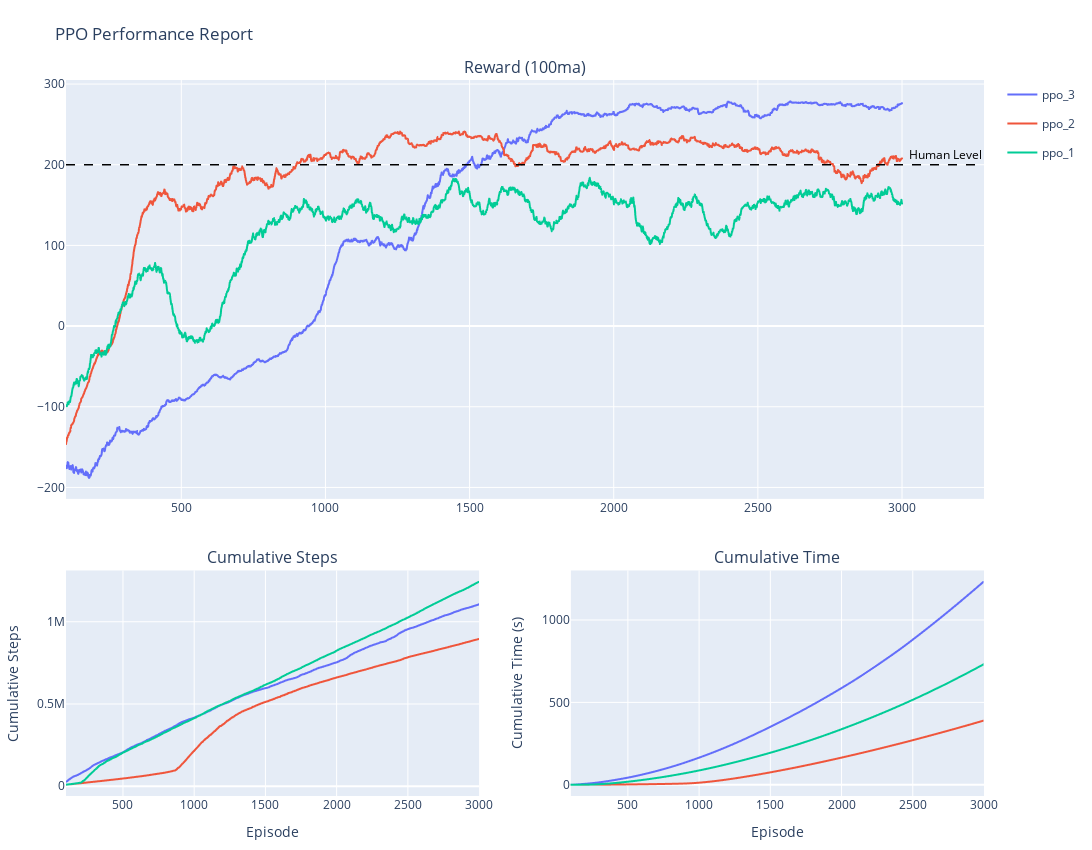

The cell this chart's notebook holds for it:
### Code cell
df = data.copy()

model_name = 'PPO'
filer = 'ppo'

df = df[df['id'].str.contains(filer)]
x_min = df[df.id.str.contains(filer)]['episode'].min()
x_max = df[df.id.str.contains(filer)]['episode'].max()

final_values = df.groupby('id')['reward_100ma'].last().sort_values(ascending=False)
category_orders = {'id': final_values.index.tolist()}

dqn_reward = px.line(df, x='episode', y='reward_100ma', color='id', 
               title="Model Performance Comparison", width=1200, height=600,
               category_orders=category_orders)



fig = make_subplots(rows=2, cols=2, 
                   subplot_titles=("Reward (100ma)", "Cumulative Steps", "Cumulative Time"),
                   vertical_spacing=0.1,
                   column_widths=[0.5, 0.5],
                   row_heights=[0.65, 0.35],  
                   specs=[[{"colspan": 2}, None], [{}, {}]])

# Fix the typo in the filter: 'dnq' should be 'dqn'
fig_ppo_reward = px.line(df, x='episode', y='reward_100ma', color='id', title=f'{model_name} Reward (100ma)', width=1000, height=500)
fig_ppo_cumls_steps = px.line(df, x='episode', y='cumls_steps', color='id', title=f'{model_name} Cumulative Steps', width=1000, height=500)
fig_ppo_cumls_time = px.line(df, x='episode', y='cumls_time', color='id', title=f'{model_name} Cumulative Time', width=1000, height=500)

used_names = set()  
for trace in dqn_reward.data:
    if trace.name in used_names:
        trace.showlegend = False
    else:
        used_names.add(trace.name)
    fig.add_trace(trace, row=1, col=1)
    
for trace in fig_ppo_cumls_steps.data:
    trace.showlegend = False
    fig.add_trace(trace, row=2, col=1)
    
for trace in fig_ppo_cumls_time.data:
    trace.showlegend = False
    fig.add_trace(trace, row=2, col=2)


fig.add_annotation(
    x=x_max, y=200, text="Human Level", showarrow=False,
    xanchor="left", xshift=5, yshift=10,  
    font=dict(color="black", size=12),
    row=1, col=1
)

fig.add_hline(
    y=200,
    line=dict(color="black", width=1.5, dash="dash"),
    row=1, col=1
)

# Update axis titles for better clarity
fig.update_xaxes(title_text="Episode", row=2, col=1)
fig.update_xaxes(title_text="Episode", row=2, col=2)
fig.update_yaxes(title_text="Cumulative Steps", row=2, col=1)
fig.update_yaxes(title_text="Cumulative Time (s)", row=2, col=2)

fig.update_layout(
    height=850,
    width=1300,
    title_text=f"{model_name} Performance Report",
    hovermode="x unified", 
    margin=dict(t=80, l=50, r=50, b=50)
)

### Figure 1 — Plotly figure (JSON) as saved in the notebook; plotly's stock layout.template omitted (floating-point values rounded to 4 significant figures; data arrays with more than 128 entries replaced by an {"elided": "..."} marker saying what was removed)
{"data": [{"hovertemplate": "id=ppo_3<br>episode=%{x}<br>reward_100ma=%{y}<extra></extra>", "legendgroup": "ppo_3", "line": {"color": "#636efa", "dash": "solid"}, "marker": {"symbol": "circle"}, "mode": "lines", "name": "ppo_3", "showlegend": true, "type": "scattergl", "x": {"elided": "2901 int values"}, "xaxis": "x", "y": {"elided": "2901 float values"}, "yaxis": "y"}, {"hovertemplate": "id=ppo_2<br>episode=%{x}<br>reward_100ma=%{y}<extra></extra>", "legendgroup": "ppo_2", "line": {"color": "#EF553B", "dash": "solid"}, "marker": {"symbol": "circle"}, "mode": "lines", "name": "ppo_2", "showlegend": true, "type": "scattergl", "x": {"elided": "2901 int values"}, "xaxis": "x", "y": {"elided": "2901 float values"}, "yaxis": "y"}, {"hovertemplate": "id=ppo_1<br>episode=%{x}<br>reward_100ma=%{y}<extra></extra>", "legendgroup": "ppo_1", "line": {"color": "#00cc96", "dash": "solid"}, "marker": {"symbol": "circle"}, "mode": "lines", "name": "ppo_1", "showlegend": true, "type": "scattergl", "x": {"elided": "2901 int values"}, "xaxis": "x", "y": {"elided": "2901 float values"}, "yaxis": "y"}, {"hovertemplate": "id=ppo_1<br>episode=%{x}<br>cumls_steps=%{y}<extra></extra>", "legendgroup": "ppo_1", "line": {"color": "#636efa", "dash": "solid"}, "marker": {"symbol": "circle"}, "mode": "lines", "name": "ppo_1", "showlegend": false, "type": "scattergl", "x": {"elided": "2901 int values"}, "xaxis": "x2", "y": {"elided": "2901 int values"}, "yaxis": "y2"}, {"hovertemplate": "id=ppo_3<br>episode=%{x}<br>cumls_steps=%{y}<extra></extra>", "legendgroup": "ppo_3", "line": {"color": "#EF553B", "dash": "solid"}, "marker": {"symbol": "circle"}, "mode": "lines", "name": "ppo_3", "showlegend": false, "type": "scattergl", "x": {"elided": "2901 int values"}, "xaxis": "x2", "y": {"elided": "2901 int values"}, "yaxis": "y2"}, {"hovertemplate": "id=ppo_2<br>episode=%{x}<br>cumls_steps=%{y}<extra></extra>", "legendgroup": "ppo_2", "line": {"color": "#00cc96", "dash": "solid"}, "marker": {"symbol": "circle"}, "mode": "lines", "name": "ppo_2", "showlegend": false, "type": "scattergl", "x": {"elided": "2901 int values"}, "xaxis": "x2", "y": {"elided": "2901 int values"}, "yaxis": "y2"}, {"hovertemplate": "id=ppo_1<br>episode=%{x}<br>cumls_time=%{y}<extra></extra>", "legendgroup": "ppo_1", "line": {"color": "#636efa", "dash": "solid"}, "marker": {"symbol": "circle"}, "mode": "lines", "name": "ppo_1", "showlegend": false, "type": "scattergl", "x": {"elided": "2901 int values"}, "xaxis": "x3", "y": {"elided": "2901 float values"}, "yaxis": "y3"}, {"hovertemplate": "id=ppo_3<br>episode=%{x}<br>cumls_time=%{y}<extra></extra>", "legendgroup": "ppo_3", "line": {"color": "#EF553B", "dash": "solid"}, "marker": {"symbol": "circle"}, "mode": "lines", "name": "ppo_3", "showlegend": false, "type": "scattergl", "x": {"elided": "2901 int values"}, "xaxis": "x3", "y": {"elided": "2901 float values"}, "yaxis": "y3"}, {"hovertemplate": "id=ppo_2<br>episode=%{x}<br>cumls_time=%{y}<extra></extra>", "legendgroup": "ppo_2", "line": {"color": "#00cc96", "dash": "solid"}, "marker": {"symbol": "circle"}, "mode": "lines", "name": "ppo_2", "showlegend": false, "type": "scattergl", "x": {"elided": "2901 int values"}, "xaxis": "x3", "y": {"elided": "2901 float values"}, "yaxis": "y3"}], "layout": {"annotations": [{"font": {"size": 16}, "showarrow": false, "text": "Reward (100ma)", "x": 0.5, "xanchor": "center", "xref": "paper", "y": 1, "yanchor": "bottom", "yref": "paper"}, {"font": {"size": 16}, "showarrow": false, "text": "Cumulative Steps", "x": 0.225, "xanchor": "center", "xref": "paper", "y": 0.315, "yanchor": "bottom", "yref": "paper"}, {"font": {"size": 16}, "showarrow": false, "text": "Cumulative Time", "x": 0.775, "xanchor": "center", "xref": "paper", "y": 0.315, "yanchor": "bottom", "yref": "paper"}, {"font": {"color": "black", "size": 12}, "showarrow": false, "text": "Human Level", "x": 3000, "xanchor": "left", "xref": "x", "xshift": 5, "y": 200, "yref": "y", "yshift": 10}], "height": 850, "hovermode": "x unified", "margin": {"b": 50, "l": 50, "r": 50, "t": 80}, "shapes": [{"line": {"color": "black", "dash": "dash", "width": 1.5}, "type": "line", "x0": 0, "x1": 1, "xref": "x domain", "y0": 200, "y1": 200, "yref": "y"}], "title": {"text": "PPO Performance Report"}, "width": 1300, "xaxis": {"anchor": "y", "domain": [0, 1]}, "xaxis2": {"anchor": "y2", "domain": [0, 0.45], "title": {"text": "Episode"}}, "xaxis3": {"anchor": "y3", "domain": [0.55, 1], "title": {"text": "Episode"}}, "yaxis": {"anchor": "x", "domain": [0.415, 1]}, "yaxis2": {"anchor": "x2", "domain": [0, 0.315], "title": {"text": "Cumulative Steps"}}, "yaxis3": {"anchor": "x3", "domain": [0, 0.315], "title": {"text": "Cumulative Time (s)"}}}}
